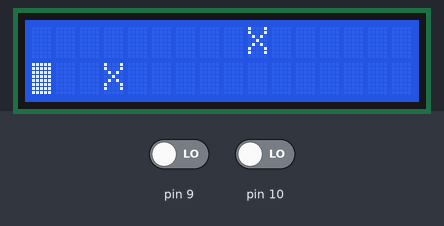
Bench run of a sketch on a simulated Arduino Uno, built with avr-gcc and run on an emulated ATmega328P. Parts: 16×2 character LCD. The inputs (shaded band) are chosen by the test bench; at power-on: pin 10 LOW, pin 9 LOW. At 13.7 s the program stops and its outputs stay as they are.

Above: at 1.6 s.
1.7 s: pin 10 driven HIGH
At 3.6 s:
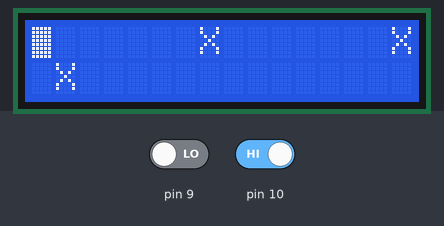
4.7 s: pin 9 driven HIGH
At 6.8 s:
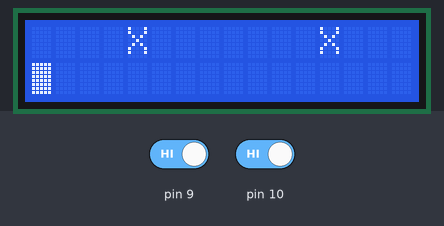
7.7 s: pin 9 driven LOW
At 10.4 s:
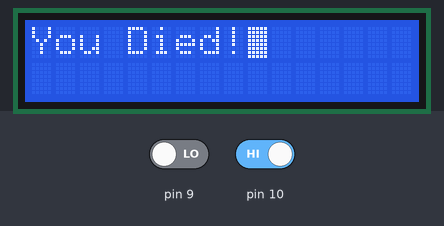
10.7 s: pin 10 driven LOW
At 13.5 s:
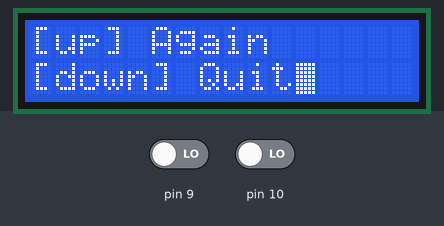
13.7 s: pin 9 driven HIGH
At 14.1 s:
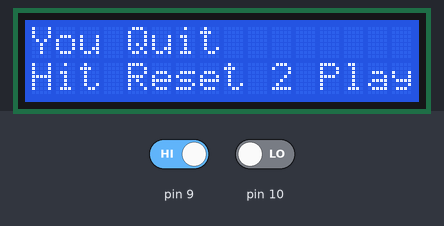
Timing chart, 0 to 15.2 s (numbered marks = the images above; inputs shaded):
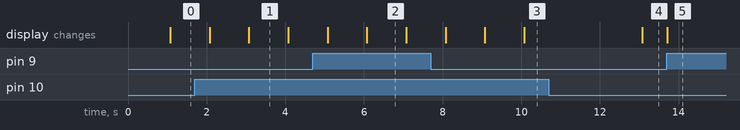

The sketch:

sketch.ino
```cpp
/**
 * This is Riley Carter's Computer Science Principals Arduino Project
 * This program displays a character on a lcd display and the player
 * can navigate through a course using buttons
*/

#include <LiquidCrystal.h>

// make my classes

class PinIn {
  public:
    int pin = 0;

    PinIn(int pinnum) {pin = pinnum;}

    void init() {
      pinMode(pin, INPUT);
    }

    int readIn() {
      return digitalRead(pin);
    }
};


// initialize the library with the numbers of the interface pins
LiquidCrystal lcd(12, 11, 5, 4, 3, 2);


String mapString[2] = {
  "           X       X             ",
  "     X                   X      X"
};

// init objects
PinIn upButton(10);
PinIn downButton(9);

void setup() {
  // init serial monitor
  Serial.begin(9600);
  // set up the LCD's number of columns and rows:
  lcd.begin(16, 2);

  lcd.setCursor(0,0);
  lcd.print(mapString[0]);
  lcd.setCursor(0, 1);
  lcd.print(mapString[1]);
  // init player (cursor)
  lcd.blink();
}

int playerPos = 0;
int playerRow = 1;

void loop() {
  if (playerPos < mapString[0].length()) {
    playerPos++;
    if (mapString[playerRow].charAt(playerPos) == 'X') {
      lcd.clear();
      lcd.print("You Died!");
      gameOver();
      return;
    }
    lcd.setCursor(playerPos, playerRow);
    lcd.scrollDisplayLeft();


  } else { // if player passes the level
    lcd.clear();
    lcd.print("You Won!");

    gameOver();

  }

  // check for button press
  // might need a short while loop to give user input time
  if (upButton.readIn() == HIGH) {  // Up button
    playerRow = 0;
  }
  if (downButton.readIn() == HIGH) { // Down button
    playerRow = 1;
  }

  delay(1000);
}

void gameOver() {
  delay(3000);

  lcd.setCursor(0,0);
  lcd.print("[up] Again");
  lcd.setCursor(0,1);
  lcd.print("[down] Quit");

  // wait for input
  while (true) {

    // quit
    if (downButton.readIn() == HIGH) {
      lcd.clear();
      lcd.print("You Quit");
      lcd.setCursor(0,1);
      lcd.print("Hit Reset 2 Play");
      for (;;);
    }

    // play
    if (upButton.readIn() == HIGH) {
      lcd.clear();
      lcd.home();
      lcd.print(mapString[0]);
      lcd.setCursor(0,1);
      lcd.print(mapString[1]);
      playerPos=0;
      playerRow=1;
      break;
    }
  }
}
```

Measured:
- after the input at 10.7 s, the display: changes after 2.4 s (image 4)
- after the input at 13.7 s, the display: changes at once (image 5)
- what the display in image 1 shows lasts 1.0 s, from 3.1 s to 4.1 s
